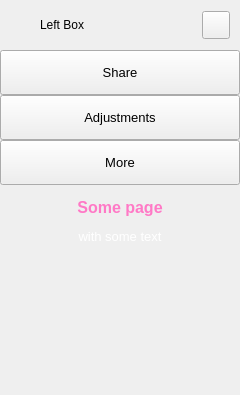
        <widget class="QFrame" name="extraLeftBox">
         <property name="minimumSize">
          <size>
           <width>0</width>
           <height>0</height>
          </size>
         </property>
         <property name="maximumSize">
          <size>
           <width>0</width>
           <height>16777215</height>
          </size>
         </property>
         <property name="frameShape">
          <enum>QFrame::NoFrame</enum>
         </property>
         <property name="frameShadow">
          <enum>QFrame::Raised</enum>
         </property>
         <layout class="QVBoxLayout" name="extraColumLayout">
          <property name="spacing">
           <number>0</number>
          </property>
          <property name="leftMargin">
           <number>0</number>
          </property>
          <property name="topMargin">
           <number>0</number>
          </property>
          <property name="rightMargin">
           <number>0</number>
          </property>
          <property name="bottomMargin">
           <number>0</number>
          </property>
          <item>
           <widget class="QFrame" name="extraTopBg">
            <property name="minimumSize">
             <size>
              <width>0</width>
              <height>50</height>
             </size>
            </property>
            <property name="maximumSize">
             <size>
              <width>16777215</width>
              <height>50</height>
             </size>
            </property>
            <property name="frameShape">
             <enum>QFrame::NoFrame</enum>
            </property>
            <property name="frameShadow">
             <enum>QFrame::Raised</enum>
            </property>
            <layout class="QVBoxLayout" name="verticalLayout_5">
             <property name="spacing">
              <number>0</number>
             </property>
             <property name="leftMargin">
              <number>0</number>
             </property>
             <property name="topMargin">
              <number>0</number>
             </property>
             <property name="rightMargin">
              <number>0</number>
             </property>
             <property name="bottomMargin">
              <number>0</number>
             </property>
             <item>
              <layout class="QGridLayout" name="extraTopLayout">
               <property name="leftMargin">
                <number>10</number>
               </property>
               <property name="rightMargin">
                <number>10</number>
               </property>
               <property name="horizontalSpacing">
                <number>10</number>
               </property>
               <property name="verticalSpacing">
                <number>0</number>
               </property>
               <item row="0" column="0">
                <widget class="QFrame" name="extraIcon">
                 <property name="minimumSize">
                  <size>
                   <width>20</width>
                   <height>0</height>
                  </size>
                 </property>
                 <property name="maximumSize">
                  <size>
                   <width>20</width>
                   <height>20</height>
                  </size>
                 </property>
                 <property name="frameShape">
                  <enum>QFrame::NoFrame</enum>
                 </property>
                 <property name="frameShadow">
                  <enum>QFrame::Raised</enum>
                 </property>
                </widget>
               </item>
               <item row="0" column="1">
                <widget class="QLabel" name="extraLabel">
                 <property name="minimumSize">
                  <size>
                   <width>150</width>
                   <height>0</height>
                  </size>
                 </property>
                 <property name="text">
                  <string>Left Box</string>
                 </property>
                </widget>
               </item>
               <item row="0" column="2">
                <widget class="QPushButton" name="extraCloseColumnBtn">
                 <property name="minimumSize">
                  <size>
                   <width>28</width>
                   <height>28</height>
                  </size>
                 </property>
                 <property name="maximumSize">
                  <size>
                   <width>28</width>
                   <height>28</height>
                  </size>
                 </property>
                 <property name="cursor">
                  <cursorShape>PointingHandCursor</cursorShape>
                 </property>
                 <property name="toolTip">
                  <string>Close left box</string>
                 </property>
                 <property name="text">
                  <string/>
                 </property>
                 <property name="icon">
                  <iconset resource="../Modern_GUI_PyDracula_PySide6_or_PyQt6/resources.qrc">
                   <normaloff>:/icons/images/icons/icon_close.png</normaloff>:/icons/images/icons/icon_close.png</iconset>
                 </property>
                 <property name="iconSize">
                  <size>
                   <width>20</width>
                   <height>20</height>
                  </size>
                 </property>
                </widget>
               </item>
              </layout>
             </item>
            </layout>
           </widget>
          </item>
          <item>
           <widget class="QFrame" name="extraContent">
            <property name="frameShape">
             <enum>QFrame::NoFrame</enum>
            </property>
            <property name="frameShadow">
             <enum>QFrame::Raised</enum>
            </property>
            <layout class="QVBoxLayout" name="verticalLayout_12">
             <property name="spacing">
              <number>0</number>
             </property>
             <property name="leftMargin">
              <number>0</number>
             </property>
             <property name="topMargin">
              <number>0</number>
             </property>
             <property name="rightMargin">
              <number>0</number>
             </property>
             <property name="bottomMargin">
              <number>0</number>
             </property>
             <item alignment="Qt::AlignTop">
              <widget class="QFrame" name="extraTopMenu">
               <property name="frameShape">
                <enum>QFrame::NoFrame</enum>
               </property>
               <property name="frameShadow">
                <enum>QFrame::Raised</enum>
               </property>
               <layout class="QVBoxLayout" name="verticalLayout_11">
                <property name="spacing">
                 <number>0</number>
                </property>
                <property name="leftMargin">
                 <number>0</number>
                </property>
                <property name="topMargin">
                 <number>0</number>
                </property>
                <property name="rightMargin">
                 <number>0</number>
                </property>
                <property name="bottomMargin">
                 <number>0</number>
                </property>
                <item>
                 <widget class="QPushButton" name="btn_share">
                  <property name="sizePolicy">
                   <sizepolicy hsizetype="Expanding" vsizetype="Fixed">
                    <horstretch>0</horstretch>
                    <verstretch>0</verstretch>
                   </sizepolicy>
                  </property>
                  <property name="minimumSize">
                   <size>
                    <width>0</width>
                    <height>45</height>
                   </size>
                  </property>
                  <property name="font">
                   <font>
                    <family>Segoe UI</family>
                    <pointsize>10</pointsize>
                    <weight>50</weight>
                    <italic>false</italic>
                    <bold>false</bold>
                   </font>
                  </property>
                  <property name="cursor">
                   <cursorShape>PointingHandCursor</cursorShape>
                  </property>
                  <property name="layoutDirection">
                   <enum>Qt::LeftToRight</enum>
                  </property>
                  <property name="styleSheet">
                   <string notr="true">background-image: url(:/icons/images/icons/cil-share-boxed.png);</string>
                  </property>
                  <property name="text">
                   <string>Share</string>
                  </property>
                 </widget>
                </item>
                <item>
                 <widget class="QPushButton" name="btn_adjustments">
                  <property name="sizePolicy">
                   <sizepolicy hsizetype="Expanding" vsizetype="Fixed">
                    <horstretch>0</horstretch>
                    <verstretch>0</verstretch>
                   </sizepolicy>
                  </property>
                  <property name="minimumSize">
                   <size>
                    <width>0</width>
                    <height>45</height>
                   </size>
                  </property>
                  <property name="font">
                   <font>
                    <family>Segoe UI</family>
                    <pointsize>10</pointsize>
                    <weight>50</weight>
                    <italic>false</italic>
                    <bold>false</bold>
                   </font>
                  </property>
                  <property name="cursor">
                   <cursorShape>PointingHandCursor</cursorShape>
                  </property>
                  <property name="layoutDirection">
                   <enum>Qt::LeftToRight</enum>
                  </property>
                  <property name="styleSheet">
                   <string notr="true">background-image: url(:/icons/images/icons/cil-equalizer.png);</string>
                  </property>
                  <property name="text">
                   <string>Adjustments</string>
                  </property>
                 </widget>
                </item>
                <item>
                 <widget class="QPushButton" name="btn_more">
                  <property name="sizePolicy">
                   <sizepolicy hsizetype="Expanding" vsizetype="Fixed">
                    <horstretch>0</horstretch>
                    <verstretch>0</verstretch>
                   </sizepolicy>
                  </property>
                  <property name="minimumSize">
                   <size>
                    <width>0</width>
                    <height>45</height>
                   </size>
                  </property>
                  <property name="font">
                   <font>
                    <family>Segoe UI</family>
                    <pointsize>10</pointsize>
                    <weight>50</weight>
                    <italic>false</italic>
                    <bold>false</bold>
                   </font>
                  </property>
                  <property name="cursor">
                   <cursorShape>PointingHandCursor</cursorShape>
                  </property>
                  <property name="layoutDirection">
                   <enum>Qt::LeftToRight</enum>
                  </property>
                  <property name="styleSheet">
                   <string notr="true">background-image: url(:/icons/images/icons/cil-layers.png);</string>
                  </property>
                  <property name="text">
                   <string>More</string>
                  </property>
                 </widget>
                </item>
               </layout>
              </widget>
             </item>
             <item>
              <widget class="QFrame" name="extraCenter">
               <property name="frameShape">
                <enum>QFrame::NoFrame</enum>
               </property>
               <property name="frameShadow">
                <enum>QFrame::Raised</enum>
               </property>
               <layout class="QVBoxLayout" name="verticalLayout_10">
                <item>
                 <widget class="QTextEdit" name="textEdit">
                  <property name="minimumSize">
                   <size>
                    <width>222</width>
                    <height>0</height>
                   </size>
                  </property>
                  <property name="styleSheet">
                   <string notr="true">background: transparent;</string>
                  </property>
                  <property name="frameShape">
                   <enum>QFrame::NoFrame</enum>
                  </property>
                  <property name="readOnly">
                   <bool>true</bool>
                  </property>
                  <property name="html">
                   <string>&lt;!DOCTYPE HTML PUBLIC &quot;-//W3C//DTD HTML 4.0//EN&quot; &quot;http://www.w3.org/TR/REC-html40/strict.dtd&quot;&gt;
&lt;html&gt;&lt;head&gt;&lt;meta name=&quot;qrichtext&quot; content=&quot;1&quot; /&gt;&lt;style type=&quot;text/css&quot;&gt;
p, li { white-space: pre-wrap; }
&lt;/style&gt;&lt;/head&gt;&lt;body style=&quot; font-family:'Segoe UI'; font-size:10pt; font-weight:400; font-style:normal;&quot;&gt;
&lt;p align=&quot;center&quot; style=&quot; margin-top:12px; margin-bottom:12px; margin-left:0px; margin-right:0px; -qt-block-indent:0; text-indent:0px;&quot;&gt;&lt;span style=&quot; font-size:12pt; font-weight:600; color:#ff79c6;&quot;&gt;Some page&lt;/span&gt;&lt;/p&gt;
&lt;p align=&quot;center&quot; style=&quot; margin-top:12px; margin-bottom:12px; margin-left:0px; margin-right:0px; -qt-block-indent:0; text-indent:0px;&quot;&gt;&lt;span style=&quot; color:#ffffff;&quot;&gt;with some text&lt;/span&gt;&lt;/p&gt;
&lt;p align=&quot;center&quot; style=&quot;-qt-paragraph-type:empty; margin-top:12px; margin-bottom:12px; margin-left:0px; margin-right:0px; -qt-block-indent:0; text-indent:0px;&quot;&gt;&lt;br /&gt;&lt;/p&gt;&lt;/body&gt;&lt;/html&gt;</string>
                  </property>
                 </widget>
                </item>
               </layout>
              </widget>
             </item>
             <item>
              <widget class="QFrame" name="extraBottom">
               <property name="frameShape">
                <enum>QFrame::NoFrame</enum>
               </property>
               <property name="frameShadow">
                <enum>QFrame::Raised</enum>
               </property>
              </widget>
             </item>
            </layout>
           </widget>
          </item>
         </layout>
        </widget>
